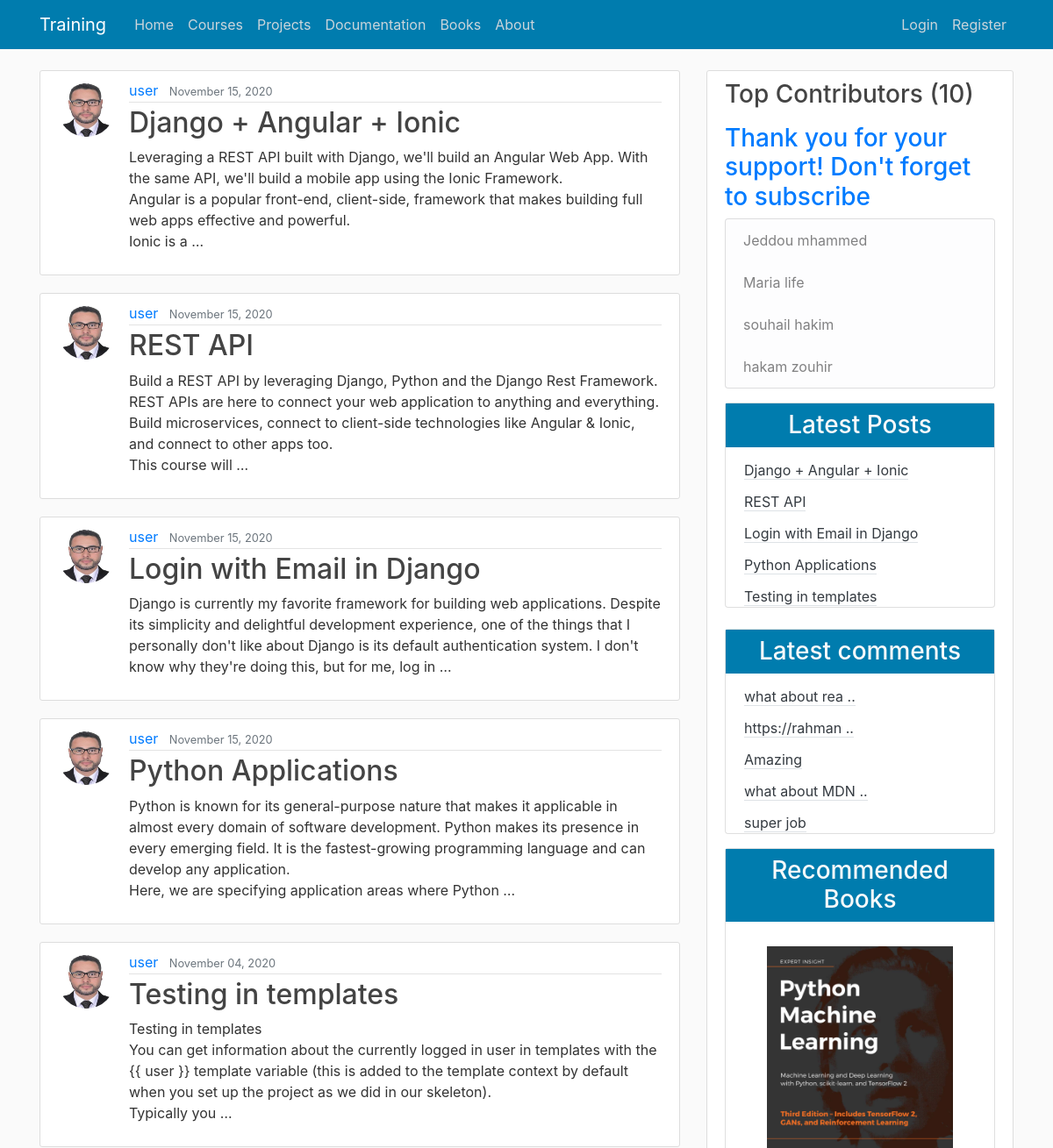
The app's page / (upper part), older data.
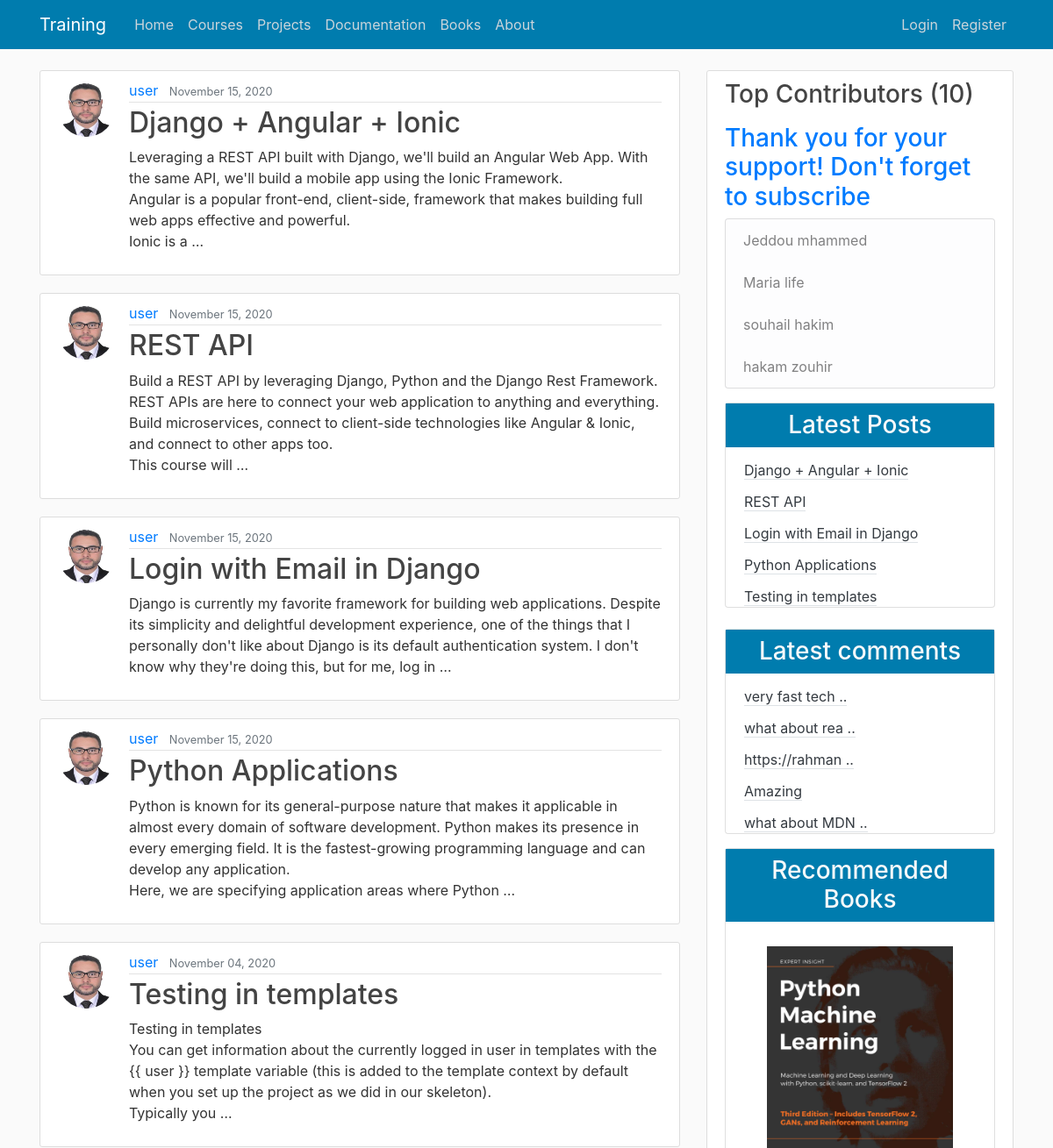
The same page, newer data.
### blog/models.py (models this page shows, shortened)
class Post(models.Model):
    title = models.CharField(max_length=100)
    content = models.TextField()
    date_posted = models.DateTimeField(default=timezone.now)
    author = models.ForeignKey(User, on_delete=models.CASCADE)
    class Meta :
        ordering = ('-date_posted',)

class Comment(models.Model):
    name = models.CharField(max_length=50 )
    email = models.EmailField()
    body = models.TextField(verbose_name='Comment')
    comment_date = models.DateTimeField(auto_now_add=True)
    active = models.BooleanField(default=False)
    post = models.ForeignKey(Post, related_name='comments', on_delete=models.CASCADE)
    class Meta :
        ordering = ('-comment_date',)

### users/models.py (models this page shows, shortened)
class Profile(models.Model):
    user = models.OneToOneField(User, on_delete=models.CASCADE)
    image = models.ImageField(default='default.jpg', upload_to='profile_pics')

### blog/views.py (the view)
# urls.py: path('', PostListView.as_view(), name='blog-home'),
class PostListView(ListView):
    model = Post
    template_name = 'blog/home.html'  # <app>/<model>_<viewtype>.html
    context_object_name = 'posts'
    ordering = ['-date_posted']
    paginate_by = 8

### blog/templatetags/post_tag.py (called while the page is built)
@register.inclusion_tag('blog/latest_posts.html')  #decorator
def latest_posts() : #simple python function
    context ={
        'l_posts' :Post.objects.all()[0:5]
    }
    return context

@register.inclusion_tag('blog/latest_comments.html')  #decorator
def latest_comments() : #simple python function
    context ={
        'l_comments' : Comment.objects.all()[0:5]
    }
    return context

### blog/templates/blog/home.html (shortened to what this page needs)
{% extends "blog/base.html" %}
{% block content %}
    {% for post in posts %}
        <article class="media content-section">
          <img class="rounded-circle article-img" src="{{ post.author.profile.image.url }}">
          <div class="media-body">
            <div class="article-metadata">
              <a class="mr-2" href="{% url 'user-posts' post.author.username %}">{{ post.author }}</a>
              <small class="text-muted">{{ post.date_posted|date:"F d, Y" }}</small>
            </div>
            <h2><a class="article-title" href="{% url 'post-detail' post.id %}">{{ post.title }}</a></h2>
            <p class="article-content">{{post.content |safe|truncatewords_html:45}}</p>
          </div>
        </article>
    {% endfor %}
{% endblock content %}

### blog/templates/blog/latest_posts.html
<ul class="list-group-flush latest-post">
    {% for post  in l_posts  %}
      <li class="list-group-item latest-post-item" >
           <a class="text-dark border-bottom " href="{% url 'post-detail' post.pk  %}"> {{post.title |safe|truncatewords_html:5}} </a>
      </li>
    {% endfor %}
</ul>

### blog/templates/blog/latest_comments.html
<ul class="list-group-flush latest-comment">
    {% for comment  in l_comments  %}
      <li class="list-group-item latest-comment-item" >
           <a class="text-dark border-bottom" href="{% url 'post-detail' comment.post.pk  %}">
            {% if comment.body|length > 15 %}
            {{comment.body |slice:'14'}} ..
            {% else %}
            {{comment.body}}
            {% endif %}
          </a>
      </li>
      {% empty %}
      <li class="list-group-item latest-comment-item" >  No comments </li>
    {% endfor %}
</ul>

Row changes from the older to the newer data that the page shows:
no longer on this page (row unchanged): Comment: body "super job"
added Comment: body "very fast tech"
